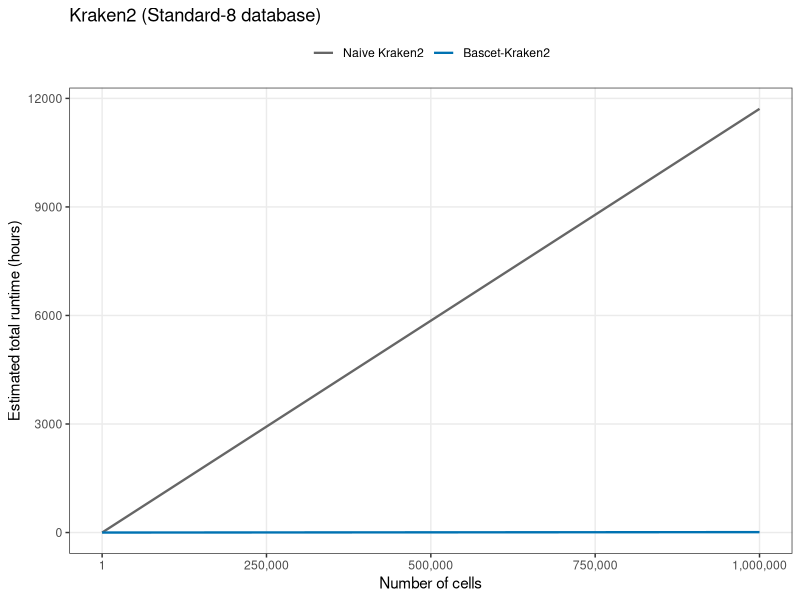
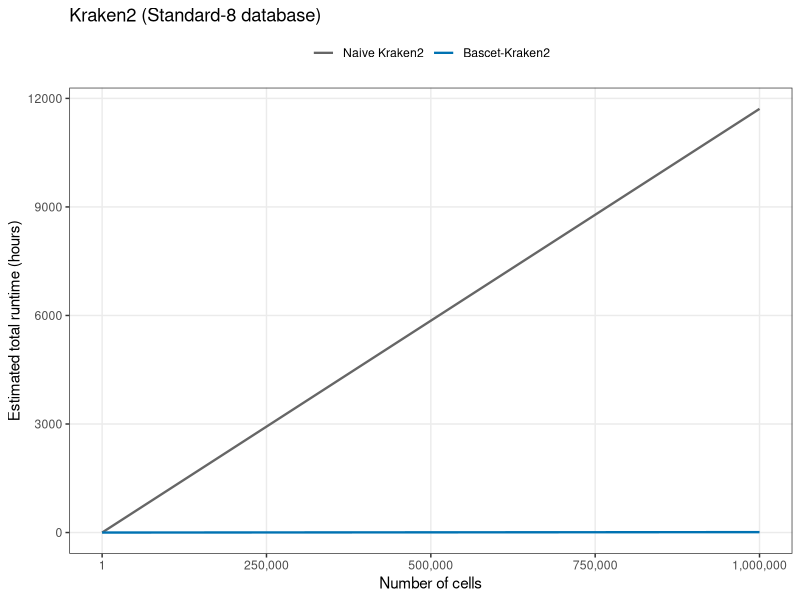

Source code (R) for these figures, in order:
library(ggplot2)

# Standard-8 timing model from supnote_speed/benchmark_kraken/kraken_times.R.
# Use the explicit benchmark timings; the old bar plot reads a different
# set of saved values from kraken_times.txt. Keep the original code intact.
startup <- 42.118 # seconds, measured with empty input
benchmark_total <- 160.794 # seconds, including startup
benchmark_cells <- 2742
time_per_cell <- (benchmark_total - startup) / benchmark_cells
num_cells <- unique(round(seq(1, 1000000, length.out = 10001)))

# Cell-by-cell processing loads the database for every cell; batching loads
# it once. Both models assume the same processing time per cell.
df <- rbind(
  data.frame(cells = num_cells, method = "Naive Kraken2",
             seconds = num_cells * (startup + time_per_cell)),
  data.frame(cells = num_cells, method = "Bascet-Kraken2",
             seconds = startup + num_cells * time_per_cell)
)
df$method <- factor(df$method, levels = c("Naive Kraken2", "Bascet-Kraken2"))

p <- ggplot(df, aes(cells, seconds / 3600, color = method)) +
  geom_line(linewidth = 0.8) +
  scale_color_manual(values = c("#666666", "#0072B2")) +
  scale_x_continuous(breaks = c(1, 250000, 500000, 750000, 1000000),
                     labels = c("1", "250,000", "500,000", "750,000", "1,000,000")) +
  labs(x = "Number of cells", y = "Estimated total runtime (hours)",
       color = NULL, title = "Kraken2 (Standard-8 database)") +
  theme_bw() +
  theme(legend.position = "top", panel.grid.minor = element_blank())

plot_dir <- file.path("plots", "all")
dir.create(plot_dir, recursive = TRUE, showWarnings = FALSE)
ggsave(file.path(plot_dir, "plot_perf_kraken2_scaling.pdf"), p, width = 6, height = 4)
ggsave(file.path(plot_dir, "plot_perf_kraken2_scaling.png"), p, width = 6, height = 4, dpi = 300)
